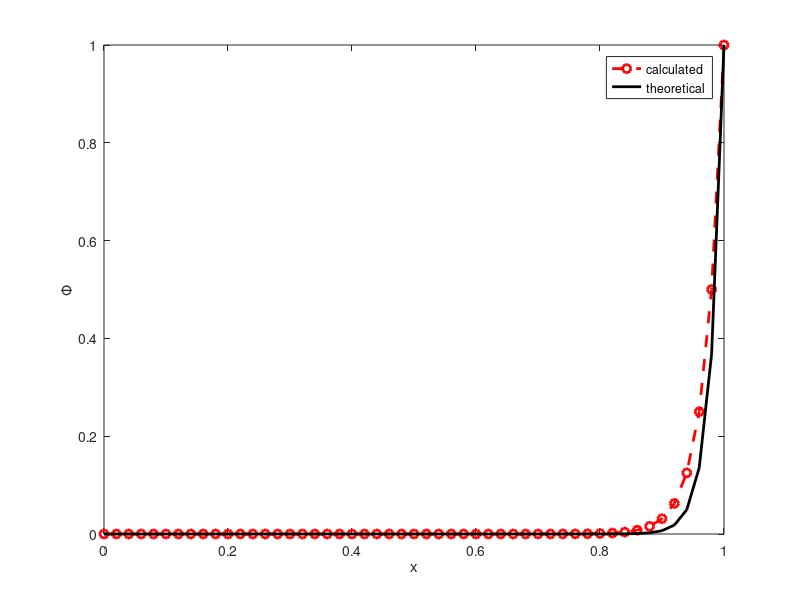

The MATLAB script that drew this image:
clear all
clc
% setup parameters
rho = 1;
L = 1;
u = 1;
Tau = 0.02;
phi_0= 0;
phi_L = 1;
num_nodes = 50;
method = 2; % 1: central difference; 2: backward in convection;

Pe = rho * u * L / Tau;

% intial mesh
dx = L / num_nodes;
x = 0:dx:L;

% theoretical solution
phi_theory = phi_0 + (exp(x*Pe/L)-1)/(exp(Pe)-1)*(phi_L - phi_0);

% calculate the matrix
if (method == 1)
    A_E = -2*Tau/(2*dx*dx) + (rho * u)/(2*dx);
    A_W = -2*Tau/(2*dx*dx) - (rho * u)/(2*dx);
    A_P = -(A_E + A_W);
elseif (method == 2)
    A_E = -2*Tau/(2*dx*dx);
    A_W = -2*Tau/(2*dx*dx) - (rho * u)/(dx);
    A_P = -(A_E + A_W);
end
% bounary condition
Q_0 = -A_W * phi_0;
Q_N = -A_E * phi_L;
phi(1)=phi_0;
phi(num_nodes + 1)=phi_L;

% sovler linear euqations
A=full(gallery('tridiag',num_nodes - 1,A_W,A_P,A_E));
Q(1,1)=(Q_0);
Q(num_nodes - 1,1)=(Q_N);
Q(2:num_nodes - 2,1)=0;
phi(2:num_nodes)=inv(A)*Q;

plot(x,phi,'--or','LineWidth',2);
hold on;
plot(x,phi_theory,'-k','LineWidth',2);
hold off
legend('calculated', 'theoretical')
xlabel('x')
ylabel('\Phi')

